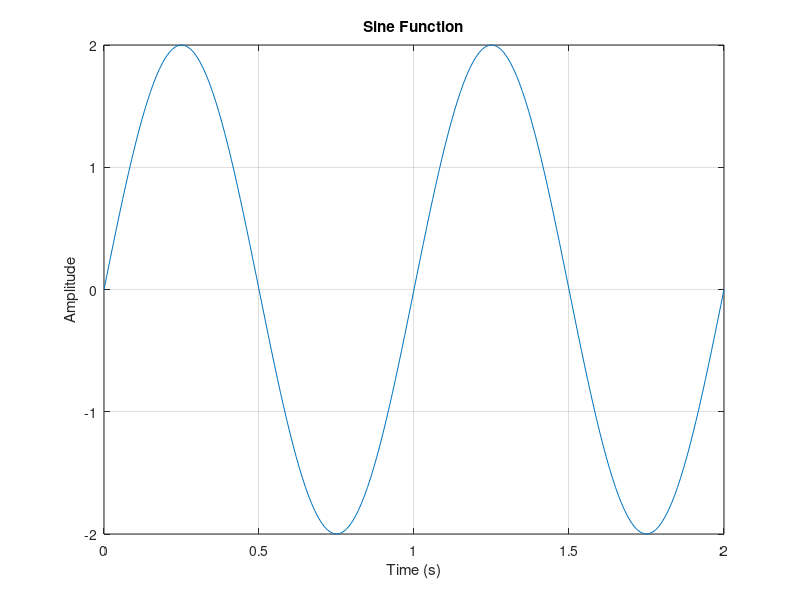
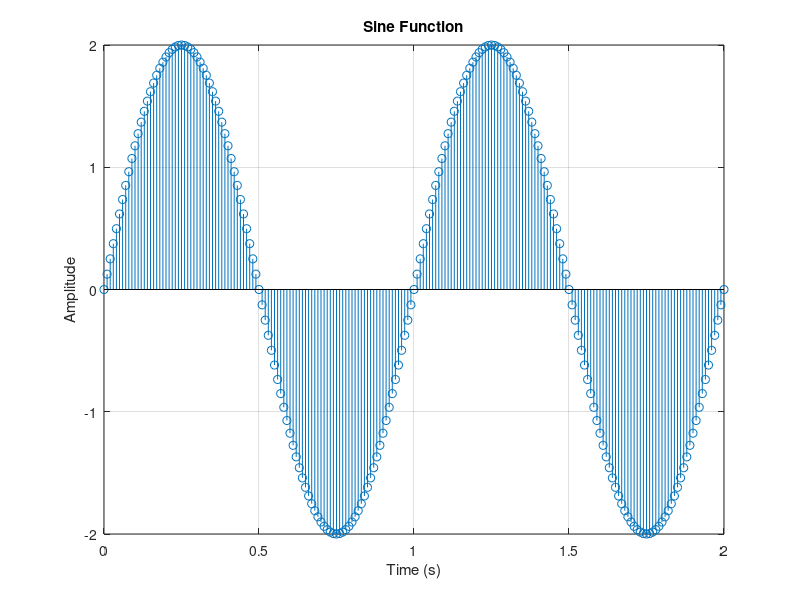
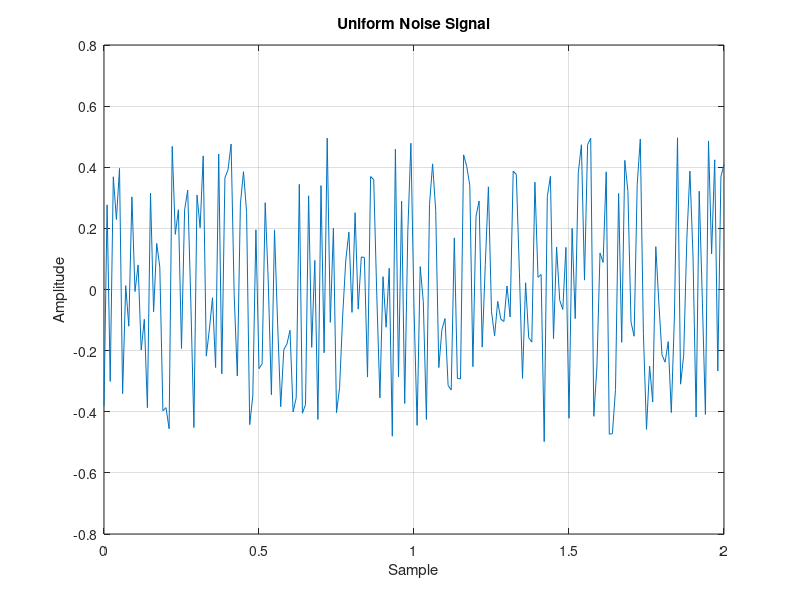
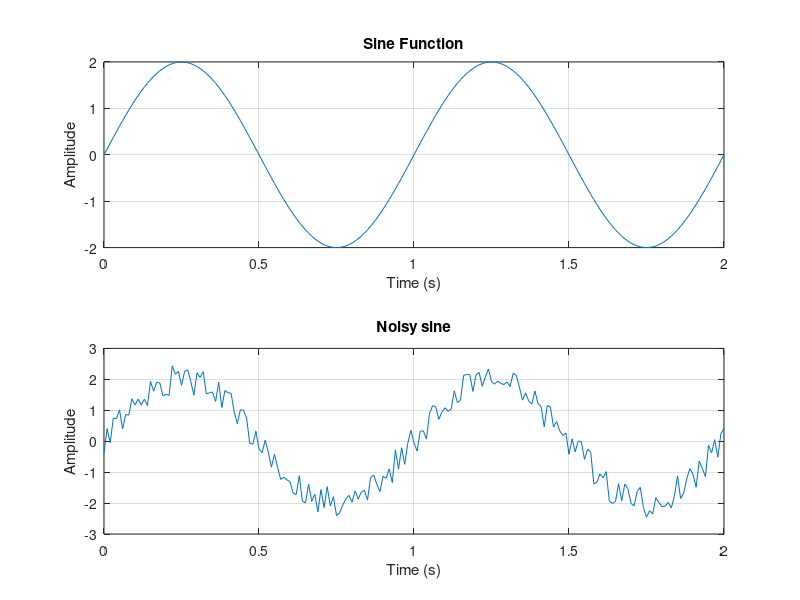

MATLAB code for these plots, in order: (Note: this script raises an error after producing the figures.)
%% *Homework 1*
%% Programmers
% Mohammad MAhdi Elyasi - 9823007
% Moein Nasiri - 9823093

%% Clear the workspace
close all;
clear;
clc;

%% Homework 1_1
%
% This cell is about, plotting Sine wave with "plot function" and "stem function"
%
% Now we declare variables first
%
Ts = 0.01;
amp = 2;
t = 0:Ts:2;
f0 = 1;
w = 2 * pi * f0;
signal = amp * sin(w * t);
%%%
% Now we plot signal with two functions "plot and stem"
%
figure('Name', 'Sine Plot');
plot(t, signal, 'LineWidth', 0.5);
xlabel('Time (s)');
ylabel('Amplitude');
title('Sine Function');
grid on;

figure('Name', 'Sine Stem');
stem(t, signal, 'LineWidth', 0.5);
xlabel('Time (s)');
ylabel('Amplitude');
title('Sine Function');
grid on;
%% Homework1_2
%
% This cell is about showing uniform random noise and adding it with sinusoidal wave
% Now first declare variables that we need for this task
%
Ts = 0.01;
amp = 2;
t = 0:Ts:2;
f0 = 1;
w = 2 * pi * f0;
signal = amp * sin(w * t);
size_t = size(t);
%%%
% Here we declare the signals we want to plot
%
stochastic_signal = rand(1, size_t(2)) - 0.5;
noisy_signal = signal + stochastic_signal;
%%%
% Plotting the Uniform Noise Signal
%
figure('Name', 'Uniform Noise Signal');
plot(t, stochastic_signal);
title('Uniform Noise Signal');
xlabel('Sample');
ylabel('Amplitude');
grid on;
%%%
% Plotting sine wave with and without noise
%
figure('Name', 'Sine Waves');
subplot(2, 1, 1)
plot(t, signal);
title('Sine Function');
xlabel('Time (s)');
ylabel('Amplitude');
grid on;

subplot(2, 1, 2)
plot(t, noisy_signal);
title('Noisy sine');
xlabel('Time (s)');
ylabel('Amplitude');
grid on;

%% Homework1_3_1
%
% In this task we use "conv" function to convolve sinusoidal wave with "Moving average"
% This task splits in two parts:
% we have M1=0,M2=20 so we should designate variables in order to meet the needs
%
% Now we declare variables
Ts = 0.01;
amp = 2;
t = 0:Ts:2;
f0 = 1;
w = 2 * pi * f0;
signal = amp * sin(w * t);
size_t = size(t);
M1 = 0;
M2 = 20;
amp_mov = 1 / (M1 + M2 + 1);
uni = ones(1, M1 + M2 + 1);
%%%
% Here we declare the signals needed to plot
%
stochastic_signal = rand(1, size_t(2)) - 0.5;
noisy_signal = signal + stochastic_signal;
smoothed_sine = amp_mov * conv(noisy_signal, uni, 'same');
%%%
% Here we plot the Signal after convolution and before convolution
%
figure('Name', 'Moving Averaged Sine');
plot(t, smoothed_sine);
title('Moving Averaged Sine');
xlabel('Time (s)');
ylabel('Amplitude');
grid on;
hold on
plot(t, signal);
legend("Convolved Signal", "Original Signal");
%
%% homework1_3_2
% In this part we want to do the same as the latest task but with different M1 and M2
% We set M1=M2=10 and try to plot the wave and see how much difference it shows
%
% Now we declare variables needed to complete the task
Ts = 0.01;
amp = 2;
t = 0:Ts:2;
f0 = 1;
w = 2 * pi * f0;
signal = amp * sin(w * t);
size_t = size(t);
M1 = 10;
M2 = 10;
amp_mov = 1 / (M1 + M2 + 1);
%%%
% Here we declare signals needed to plot
stochastic_signal = rand(1, size_t(2)) - 0.5;
noisy_signal = signal + stochastic_signal;
uni = ones(1, 21);
smoothed_sine = amp_mov * conv(uni, noisy_signal);
shifted_sine = smoothed_sine(M1 + M2 + 1:end);
%%%
% We plot convolved signal and sine signal
figure('Name', 'Moving Averaged Sine');
subplot(2, 1, 1)
plot(t, shifted_sine);
title('shifted Sine');
xlabel('Time (s)');
ylabel('Amplitude');
grid on;

subplot(2, 1, 2)
plot(t, signal);
title('sine');
xlabel('Time (s)');
ylabel('Amplitude');
grid on;
%%%
% After plotting we see that we have delays when we are using "conv" function
% Also we see that if we use M1=M2=10 compare to M1=0, M2=20, we have more delays

%% Homework1_4
% The purpose of this task is using "filter" function and compare it with "conv" function
%
% Here firstly we declare needed variables
Ts = 0.01;
amp = 2;
t = 0:Ts:2;
f0 = 1;
w = 2 * pi * f0;
signal = amp * sin(w * t);
size_t = size(t);
M1 = 0;
M2 = 20;
amp_mov = 1 / (M1 + M2 + 1);
n = -M1:M2;
N = size_t(2);
%%%
% Here we declare Signals needed to plot
stochastic_signal = rand(1, size_t(2)) - 0.5;
noisy_signal = signal + stochastic_signal;
uni = ones(1, M1 + M2 + 1);
transfer_function = amp_mov * uni;
filtered_signal = filter(transfer_function, 1, noisy_signal);
smoothed_sine = amp_mov * conv(noisy_signal, uni, 'same');
%%%
% Now we plot signals with "conv" and "filter"
% We demonstrate the shifts and differences of signals with one another
figure('Name', 'Moving Averaged Sine');
plot(t, smoothed_sine);
title('Moving Averaged Sine');
xlabel('Time (s)');
ylabel('Amplitude');
grid on;
hold on
plot(t, filtered_signal);
legend("Convolved Signal", "filtered Signal");
%% Homework1_5
% Here we want to make a function and use it
% Here we declare variables to use as function's argument
n = 40;
w0 = pi / 4;
y = singen(n, w0);
%%%
% Here we plot singen function
figure('Name', 'Discrete sine');
stem(1:n, y);
title('Discrete Sine');
xlabel('Samples');
ylabel('Amplitude');
grid on;
%%%
% Thanks for attention
